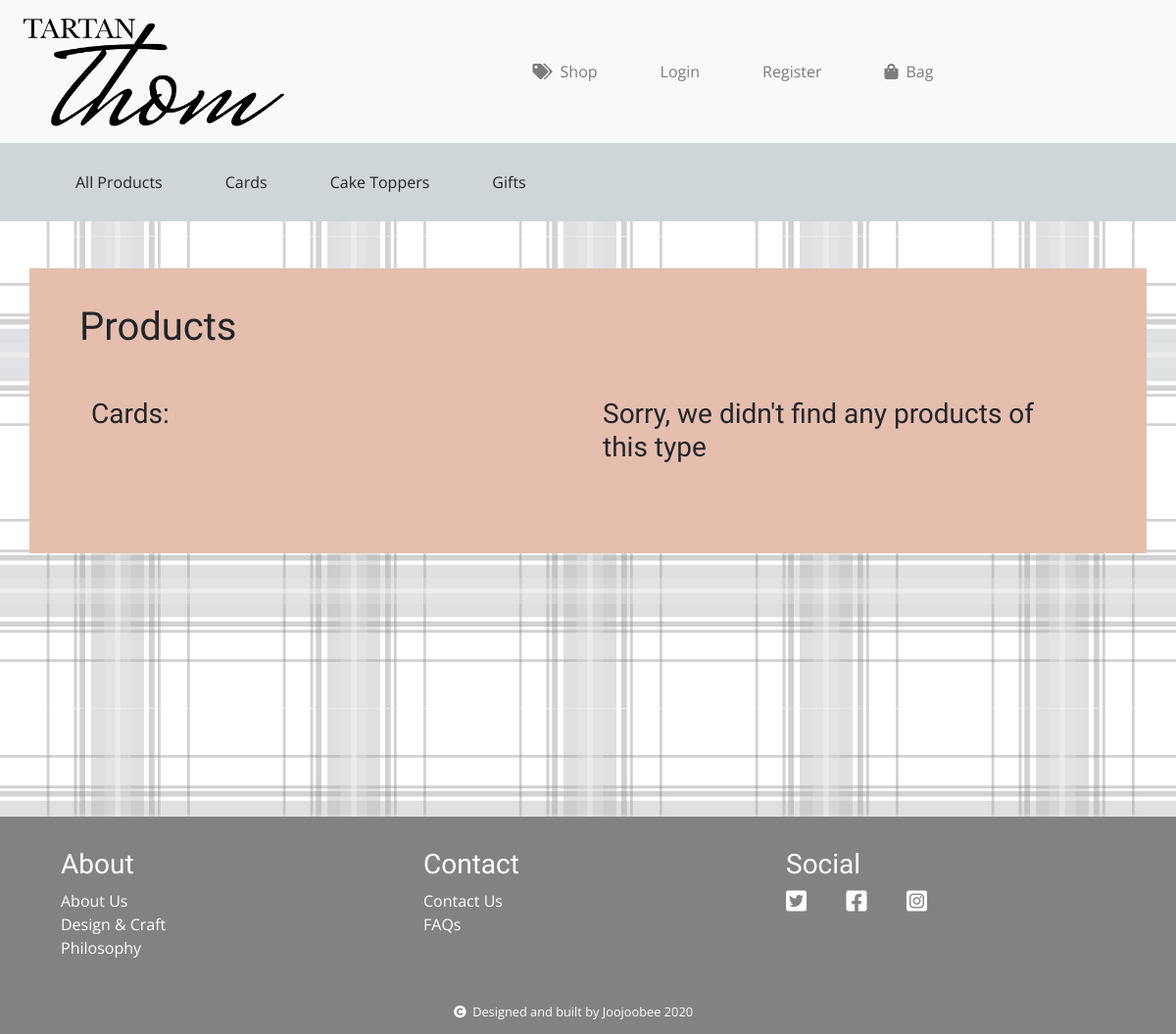
Page /products/products_by_type/cards/ on the earlier database version.
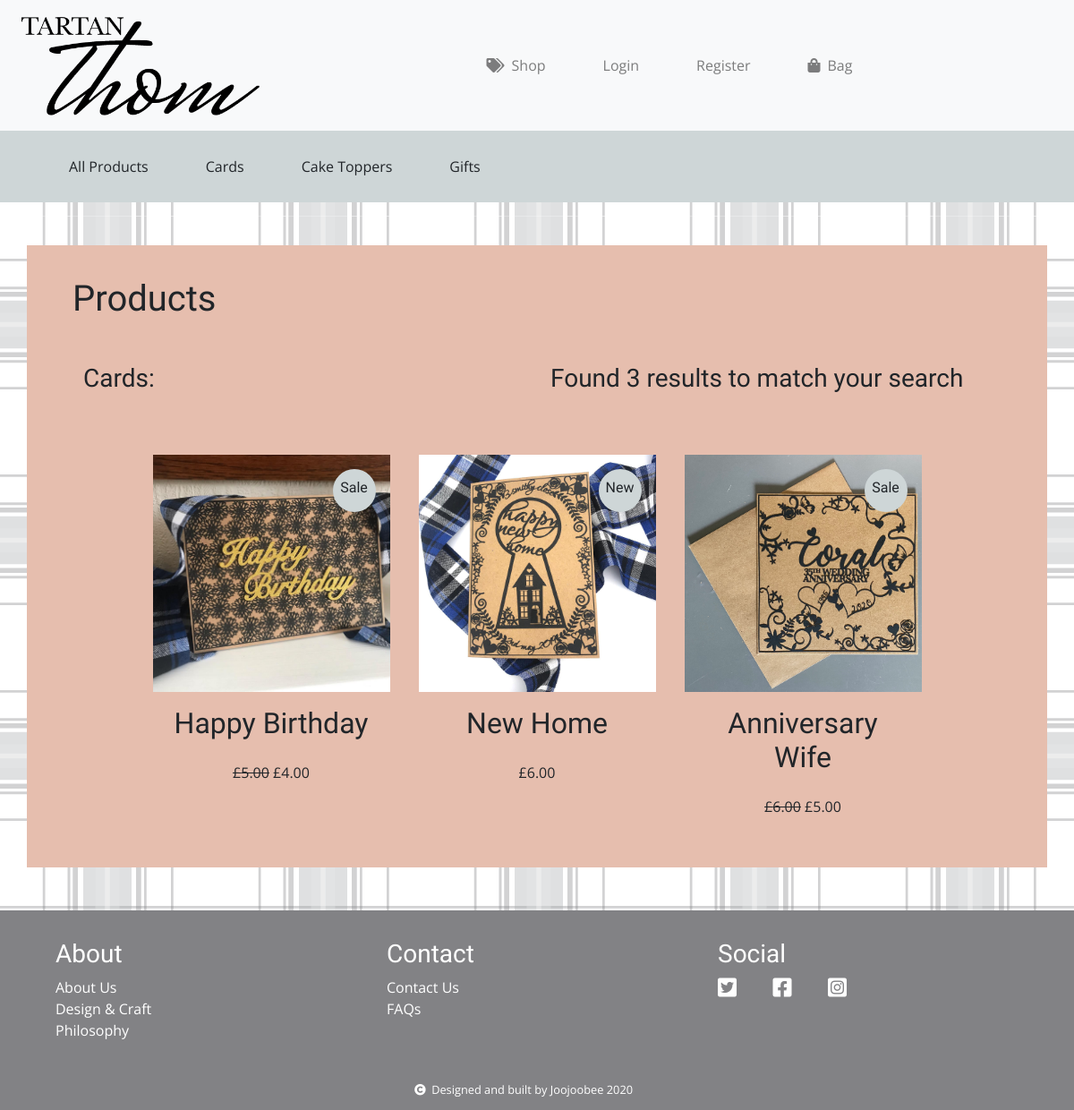
Same page on the later database version.
### products/models.py (models this page shows, shortened)
class Products(models.Model):
    class Meta:
        verbose_name_plural = 'Products'
    PRODUCT_TYPE = [
        ('cards', 'Cards'),
        ('cake-toppers', 'Cake-Toppers'),
        ('gifts', 'Gifts')
    ]
    category = [
        ('Birthday', 'Birthday'),
        ('Wedding', 'Wedding'),
        ('Anniversary', 'Anniversary'),
        ('New Home', 'New Home'),
        ('Baby', 'Baby'),
        ('Leaving', 'Leaving'),
    ]
    labels = [
        ('New', 'New'),
        ('Sale', 'Sale')
    ]
    sizes = [
        ('A4', 'A4'),
        ('A5', 'A5'),
        ('200mm x 200mm', '200mm x 200mm'),
        ('122mm x 172mm', '122mm x 172mm'),
        ('172mm x 122mm', '172mm x 122mm'),
        ('250mm x 250mm', '250mm x 250mm'),
        ('210mm x 297mm', '210mm x 297mm'),
        ('152mm x variable', '152mm x variable'),
    ]
    name = models.CharField(max_length=100)
    product_type = models.CharField(max_length=100, choices=PRODUCT_TYPE)
    image = models.ImageField(upload_to='img',
                              default='static/img/TartanThomDefault.jpg')
    description = models.TextField()
    category = models.CharField(max_length=100, choices=category)
    price = models.DecimalField(decimal_places=2, max_digits=5)
    sale_price = models.DecimalField(null=True, decimal_places=2, max_digits=5)
    size = models.CharField(max_length=100, choices=sizes)
    label = models.CharField(blank=True, max_length=100, choices=labels)
    tags = models.CharField(blank=True, max_length=100)
    is_bespoke = models.BooleanField(default=False)
    is_active = models.BooleanField(default=False)

### products/views.py (the view)
# urls.py: path('products_by_type/<product_type>/', view_products_by_type,
def view_products_by_type(request, product_type):
    if request.method == 'GET':
        products = Products.objects.filter(product_type=product_type)
        results_count = products.count()
        context = {
            'products': products,
            'product_type': product_type,
            'results_count': results_count,
        }
    else:
        messages.error(request, "Sorry, there are no products of this type")
        return redirect(reverse('view_products'))
    return render(request, "products/products.html", context)

### basket/contexts.py (called while the page is built, shortened)
def basket_contents(request):
    basket = request.session.get('basket', {})
    basket_items = []
    order_total = 0
    product_count = 0
    if order_total < settings.MIN_DELIVERY_THRESHOLD:
        delivery_total = round(Decimal(settings.MIN_DELIVERY_CHARGE), 2)
    else:
        delivery_total = round(Decimal(settings.UPPER_DELIVERY_CHARGE), 2)
    grand_total = delivery_total + order_total
    context = {
        'basket_items': basket_items,
        'order_total': order_total,
        'delivery_total': delivery_total,
        'grand_total': grand_total,
        'product_count': product_count,
    }
    return context

### products/templates/products/products.html (shortened to what this page needs)
{% extends 'base.html' %}
{% load static %}
{% block extra_nav %}
<nav id="nav-shop" class="navbar navbar-expand-lg nav-shop">
    <div class="container">
        <div class="row justify-content-center">
            <div class="col-md-12">
                <ul class="navbar-nav mr-auto">
                    <li class="nav-item">
                    <a class="nav-link" href="{% url 'products:view_products' %}">All Products</a>
                    </li>
                    <li class="nav-item">
                    <a class="nav-link" href="{% url 'products:view_products_by_type' 'cards' %}">Cards</a>
                    </li>
                    <li class="nav-item">
                    <a class="nav-link" href="{% url 'products:view_products_by_type' 'cake-toppers' %}">Cake Toppers</a>
                    </li>
                    <li class="nav-item">
                    <a class="nav-link" href="{% url 'products:view_products_by_type' 'gifts' %}">Gifts</a>
                    </li>
                </ul>
            </div>
        </div>
    </div>
</nav>
{% endblock %}
{% block content %}
<div class="container tartan-thom-container p-3 my-5">
    <div class="row justify-content-center m-1 p-3">
        <div class="col">
            <h1>Products</h1>
        </div>
    </div>
    <div class="row justify-content-center mx-3 p-3">
        <div class="col-md-6 my-1">
            <h3>{{ product_type|title }}:</h3>
        </div>
        <div class="col-md-6 my-1">
        {% if products %}
            <h3>Found {{ results_count }} results to match your search</h3>
        {% else %}
            <h3>Sorry, we didn't find any products of this type</h3>
        {% endif %}
        </div>
    </div>
    <div class="row justify-content-center m-2 p-3">
        {% if products %}
            {% for product in products %}
            <div class="product-panel col-md-3 col-sm-5 m-3">
                <div class="row justify-content-center">
                    <div class="product-panel">
                        <div class="product-panel-image">
                            <a href="{% url 'products:view_product' product.id %}">
                                {% if product.image.url %}
                                <img class="products-image" src="{{ product.image.url }}" alt="product-image"/>
                                {% else %}
                                <img class="products-image" src="{% static 'img/TartanThomDefault.jpg' %}" alt="product-image"/>
                                {% endif %}
                                {% if product.label %}
                                <div class="product-label py-auto">
                                    <span class="label">{{ product.label }}</span>
                                </div>
                                {% endif %}
                            </a>
                        </div>
                    </div>
                </div>
                <div class="row justify-content-center">
                    <div class="col-md-12 product-panel-details">
                        <h2>{{ product.name }}</h2>
                    </div>
                </div>
                <div class="row justify-content-center">
                    <div class="col-md-12 product-panel-details">
                        {% if product.sale_price %}
                        <p><span class="strike">£{{ product.price }}</span>   £{{ product.sale_price }}</p>
                        {% else %}
                        <p>£{{ product.price }}</p>
                        {% endif %}
                    </div>
                </div>
            </div>
            {% endfor %}
        {% endif %}
    </div>
</div>
{% endblock %}

### templates/base.html (shortened to what this page needs)
{% load static %}
{% load bootstrap_tags %}
{% load socialaccount %}
<!DOCTYPE html>
<html lang="en">
  <head>
    {% block main_css %}
    <link
      rel="stylesheet"
      href="https://stackpath.bootstrapcdn.com/bootstrap/4.4.1/css/bootstrap.min.css"
    />
    <link
      rel="stylesheet"
      href="{% static 'css/font-awesome/css/all.min.css' %}"
    />
    <link rel="stylesheet" href="{% static 'css/style.css' %}" />
    {% endblock %}
  </head>
  <body>
    <nav class="navbar navbar-expand-lg navbar-light bg-light nav-brand">
      <a class="navbar-brand" href="{% url 'index' %}"
        ><img
          class="brand"
          src="{% static 'img/brand.png' %}"
          alt="Tartan Thom Logo"
      /></a>
      <div class="collapse navbar-collapse" id="navbarSupportedContent">
        <ul class="navbar-nav mr-auto">
          <li class="nav-item">
            <a class="nav-link" href="{% url 'products:view_products' %}"><i class="fas fa-tags"></i>Shop</a>
          </li>
          {% if user.is_authenticated %}
          <li class="nav-item dropdown">
            <a
              class="nav-link dropdown-toggle"
              href="#"
              id="navbarDropdown"
              role="button"
              data-toggle="dropdown"
              aria-haspopup="true"
              aria-expanded="false"
            ><i class="fas fa-user"></i>
              Account
            </a>
            <div class="dropdown-menu" aria-labelledby="navbarDropdown">
                <a class="dropdown-item" href="{% url 'profiles:my_profile' %}">My Account</a>
                <a class="dropdown-item" href="{% url 'account_logout' %}">Log Out</a>
            </div>
          </li>
          {% else %}
          <li class="nav-item">
            <a class="nav-link" href="{% url 'account_login' %}">Login</a>
          </li>
          <li class="nav-item">
            <a class="nav-link" href="{% url 'account_signup' %}">Register</a>
          </li>
          {% endif %}
          <li class="nav-item">
            <a class="nav-link" href="{% url 'basket:view_basket' %}"><i class="fas fa-shopping-bag"></i>Bag
            </a>
          </li>
        </ul>
      </div>
    </nav>
    {% block extra_nav %}
    {% endblock %}
    <div class="content">
    {% block content %}
    {% endblock %}
    </div>
    <footer>
      <div class="container footer-container">
        <div class="row footer-row">
          <div class="footer-col footer-about col-md-4">
            <h3>About</h3>
            <p>
              <a class="footer-link" href="{% url 'about:about' %}">About Us</a>
            </p>
            <p>
              <a class="footer-link" href="{% url 'about:about_design' %}"
                >Design & Craft</a
              >
            </p>
            <p>
              <a class="footer-link" href="{% url 'about:about_philosophy' %}"
                >Philosophy</a
              >
            </p>
          </div>
          <div class="footer-col footer-contact col-md-4">
            <h3>Contact</h3>
            <p>
              <a class="footer-link" href="{% url 'contact:contact' %}"
                >Contact Us</a
              >
            </p>
            <p>
              <a class="footer-link" href="{% url 'contact:faq' %}">FAQs</a>
            </p>
          </div>
          <div class="footer-col footer-social col-md-4">
            <h3>Social</h3>
            <a href="https://twitter.com/TartanThom" target="_blank"
              ><i class="social fab fa-twitter-square footer-link"></i
            ></a>
            <a href="https://www.facebook.com/tartanthom/" target="_blank"
              ><i class="social fab fa-facebook-square footer-link"></i
            ></a>
            <a href="https://www.instagram.com/tartanthom/" target="_blank"
              ><i class="social fab fa-instagram-square footer-link"></i
            ></a>
          </div>
        </div>
        <div class="row footer-row">
          <div class="col-md-12 d-flex justify-content-center">
            <div class="copyright">
              <i class="fas fa-copyright"></i>Designed and built by Joojoobee
              2020
            </div>
          </div>
        </div>
      </div>
    </footer>
  </body>
</html>

### static/css/style.css (style rules this page uses)
body { background-image: url("/static/img/tartanthom.png"); height: 100%; }
.content { min-height: 70vh; }
.brand { height: 120px; width: 280px; }
h1, h2, h3, h4 { font-family: "Great Vibes", cursive; }
p, span, li, a, .btn { font-family: "Open Sans", sans-serif; }
p { margin: 0; }
a, a:hover { color: inherit; }
a { text-decoration: none; }
i { color: inherit; padding: 0 0.5em 0 0 !important; }
.tartan-thom-container { background-color: #e6beae; }
.navbar-collapse { justify-content: center; }
.navbar-nav { margin: 0 !important; }
.nav-link { padding: 0.5em 2em !important; }
.nav-brand { background-color: #E5E5E5; }
.nav-shop { min-height: 5em; background-color: #CED6D7; }
footer { display: block; position: relative; bottom: 0; width: 100%; background-color: #828285; }
.footer-container { height: 100%; width: 100%; margin: 0 auto; color: #ffffff; }
.footer-row { height: 100%; width: 100%; }
.footer-col { padding: 2em; }
.social { font-size: 1.5em; margin-right: 1em; }
.copyright { padding: 1em; font-size: 0.8em; font-family: "Open Sans", sans-serif; }
.product-panel-details { padding-top: 1em; text-align: center; }
.products-image { width: 100%; max-width: 100%; }
.product-label { height: 3em; width: 3em; margin: 1em; padding: .5em; border-radius: 50%; position: absolute; right: 0; top: 0; background-color: #CED6D7; text-align: center; }
.label { font-family: "Great Vibes", cursive !important; font-size: 1em; }
.strike { text-decoration: line-through !important; }
@media only screen and (min-width: 768px) { .products-image { max-width: 432px; } }

Differences in the rows shown:
now on this page (row edited): Products: image (picture), label "Sale", name "Happy Birthday", price "5.00", sale_price "4.00"
now on this page (row edited): Products: image (picture), label "New", name "New Home", price "6.00"
now on this page (row edited): Products: image (picture), label "Sale", name "Anniversary Wife", price "6.00", sale_price "5.00"
Other differences:
{{ results_count }}: (not shown) → "3"
text no longer shown: "Sorry, we didn't find any products of this type"
text now shown: "Found results to match your search"
